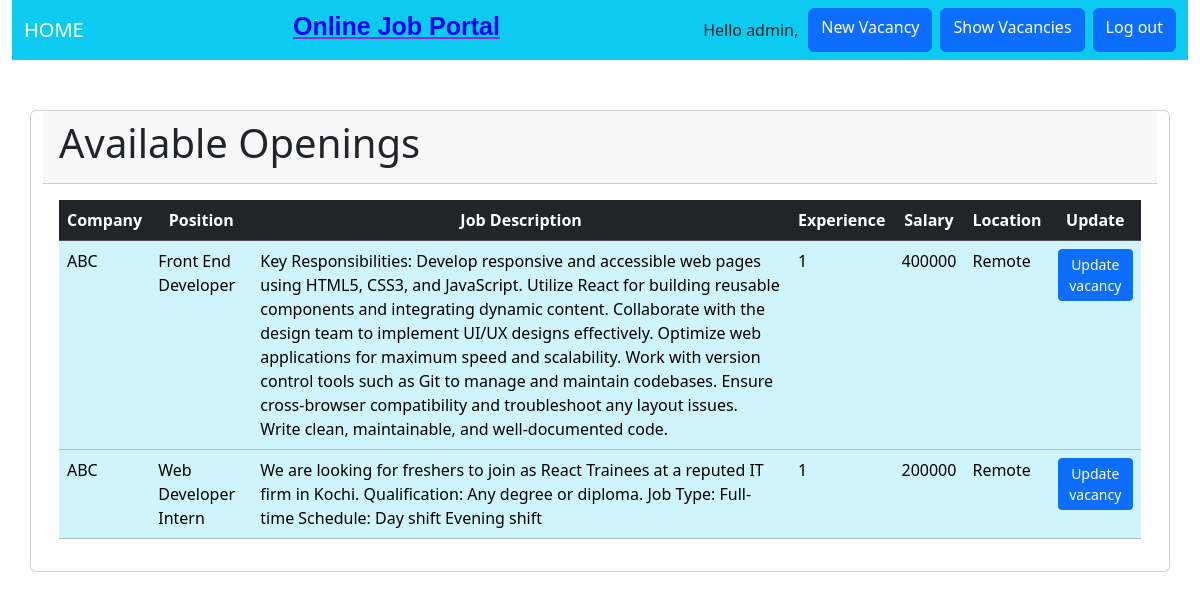
The app's page /show_vacancy/ (signed in) with its own data.
### jobportal_app/models.py (models this page shows, shortened)
class Vacancy(models.Model):
    company = models.ForeignKey(Company, related_name='vacancies', on_delete=models.CASCADE)
    position = models.CharField(max_length=200,null=True)
    description = models.TextField(max_length=2000, null=True)
    experience = models.IntegerField(null=True)
    salary =models.IntegerField(null=True)
    location = models.CharField(max_length=2000, null=True)

class Company(models.Model):
    name = models.CharField(max_length=200, unique=True)
    location =models.CharField(max_length=50, null=True)
    def __str__(self):
        return self.name if self.name else "Unnamed Company"

### jobportal_app/views.py (the view)
# urls.py: path('show_vacancy/',views.show_vacancy, name='show_vacancy'),
def show_vacancy(request):
    hr = HR.objects.get(user=request.user)
    company_name= hr.company
    vacancies = Vacancy.objects.filter(company=company_name)
    if vacancies.exists():
        return render(request, "show_vacancy.html", {'vacancies':vacancies})
    else:
        return redirect('new_vacancy',request.user)

### jobportal_app/templates/show_vacancy.html (shortened to what this page needs)
{% extends "base.html" %}
{% block content %}
<div class="container card">
    <div class="card-header">
        <h1> Available Openings </h1>
    </div>
    <div class="card-body">
        <table class="table table-hover">
            <tr class="table-dark" style="text-align: center;">
                <th> Company</th>
                <th> Position</th>
                <th> Job Description</th>
                <th> Experience</th>
                <th> Salary</th>
                <th> Location</th>
                <th> Update</th>
            </tr>
            {% for vacancy in vacancies %}
            <tr class="table-info">
                <td> {{vacancy.company}}</td>
                <td> {{vacancy.position}}</td>
                <td> {{vacancy.description}}</td>
                <td> {{vacancy.experience}}</td>
                <td> {{vacancy.salary}}</td>
                <td> {{vacancy.location}}</td>
                <td> <a class="btn btn-sm btn-primary" href="{% url 'update_vacancy' vacancy_id=vacancy.id %}">Update vacancy </a>
                </td>
            </tr>
            {% endfor %}
        </table>
    </div>
</div>
{% endblock %}

### jobportal_app/templates/base.html (shortened to what this page needs)
{% load static %}
<!DOCTYPE html>
<html>
    <head>
        <link href="https://cdn.jsdelivr.net/npm/bootstrap@5.3.3/dist/css/bootstrap.min.css" rel="stylesheet">
    </head>
    <body>
        <div class="container-fluid" style="padding-bottom: 50px;">
            <nav class="navbar navbar-dark bg-info">
                <div class="container-fluid">
                  <a class="navbar-brand mb-0 h1" href="{% url 'home' %}" >HOME</a>
                  <h2 style="color:blue; font-size: 25px; font-weight: bold; font-family:'Gill Sans', 'Gill Sans MT', Calibri, 'Trebuchet MS', sans-serif; text-decoration: underline;text-decoration-color:blueviolet;">Online Job Portal</h2>
                  <form class="d-flex justify-content-end">
                    {% block nav-section %}
                    {% if request.user.is_authenticated %}
                        <span style="margin: 10px;"> Hello {{request.user}}, </span>
                        <a class="btn btn-primary me-2" href="{% url 'new_vacancy' name=request.user %}" role="button">New Vacancy</a>
                        <a class="btn me-2 btn-primary" href="{% url 'show_vacancy' %}" role="button">Show Vacancies</a>
                        <a class="btn btn-primary" href="{% url 'logoutUser' %}" role="button">Log out</a>
                    {% else %}
                        <a class="btn btn-primary me-2" href="{% url 'loginUser' %}" role="button">Log in</a>
                        <a class="btn btn-sm btn-secondary" href="{% url 'register' %}" role="button">Register</a>
                    {% endif %}
                    {% endblock %}
                  </form>
                </div>
            </nav>
        </div>
        {% block content%}{% endblock %}
    </body>
</html>

### records on screen
Vacancy: company "ABC", position "Front End Developer", description "Key Responsibilities: Develop responsive and accessible web pages using HTML5, CSS3, and JavaScript. Utilize React for building reusable components and integrating dynamic content. Collaborate with the design team to implement UI/UX designs effectively. Optimize web applications for maximum speed and scalability. Work with version control tools such as Git to manage and maintain codebases. Ensure cross-browser compatibility and troubleshoot any layout issues. Write clean, maintainable, and well-documented code.", experience "1", salary "400000", location "Remote"
Vacancy: company "ABC", position "Web Developer Intern", description "We are looking for freshers to join as React Trainees at a reputed IT firm in Kochi. Qualification: Any degree or diploma. Job Type: Full-time Schedule: Day shift Evening shift", experience "1", salary "200000", location "Remote"

### other values on screen
{{ request.user }} "admin"
